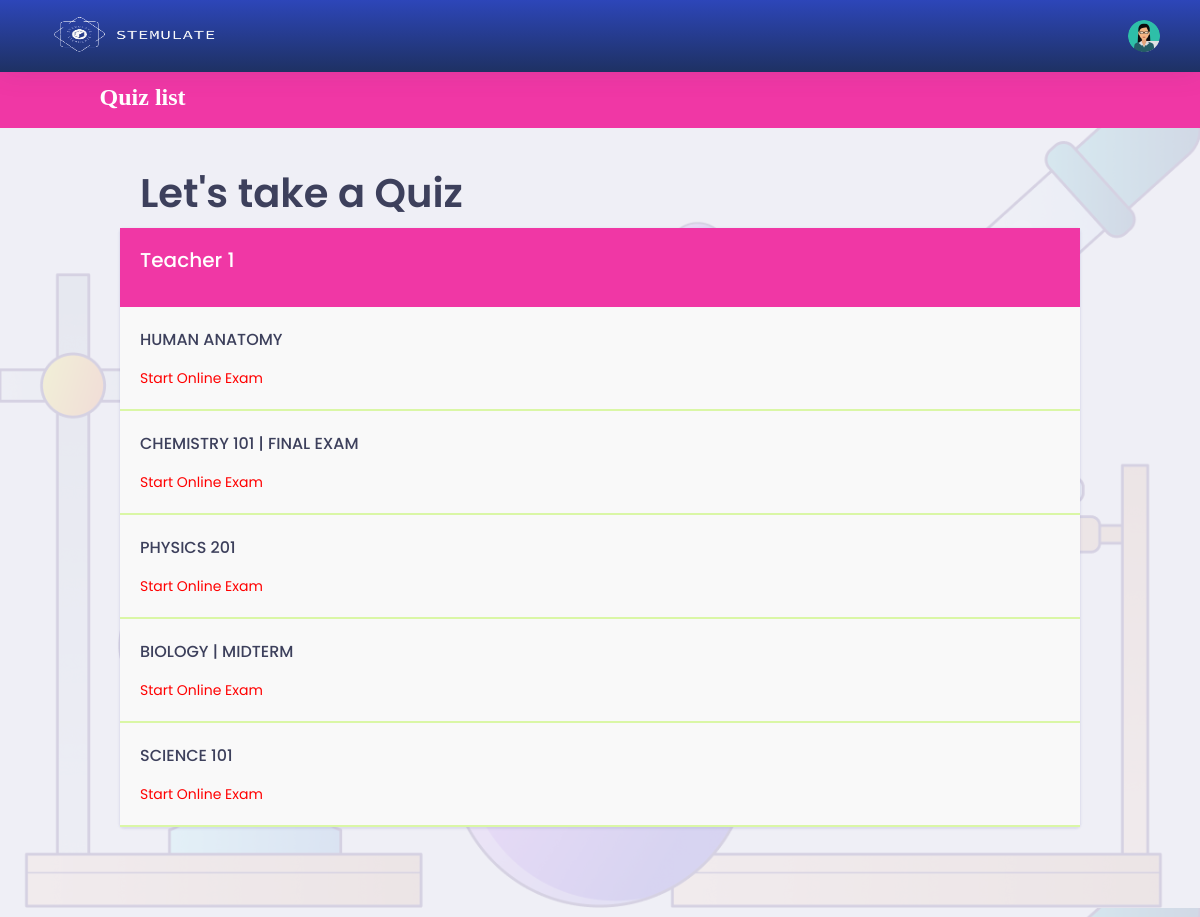
The app's page /student/quiz-list.php (signed in) with its own data.
### tables this page shows
CREATE TABLE `student` (
  `id` int(11) NOT NULL,
  `studentid` varchar(255) NOT NULL,
  `name` varchar(255) NOT NULL,
  `dept` varchar(255) NOT NULL,
  `phoneno` varchar(100) NOT NULL,
  `email` varchar(255) NOT NULL,
  `pass` varchar(255) NOT NULL,
  `address` varchar(255) NOT NULL,
  `status` int(11) NOT NULL,
  `designation` int(11) NOT NULL,
  `image` blob DEFAULT NULL,
  `conPerson` varchar(255) DEFAULT NULL,
  `conNumber` varchar(255) DEFAULT NULL,
  `conAddress` varchar(255) DEFAULT NULL
);

CREATE TABLE `exam` (
  `id` int(11) NOT NULL,
  `semester_id` int(11) NOT NULL,
  `subject_id` int(11) NOT NULL,
  `name` varchar(255) NOT NULL,
  `status` int(11) NOT NULL,
  `admin_id` int(11) NOT NULL,
  `duration` int(11) DEFAULT NULL,
  `question_mark` int(11) DEFAULT NULL,
  `total_mark` int(11) DEFAULT NULL,
  `total_question` int(11) NOT NULL,
  `startDate` date DEFAULT NULL,
  `endDate` date DEFAULT NULL
);

### student/quiz-list.php (the view, shortened to what this page needs)
<?php
    if ($_SESSION['p'] != "") {
?>
<!doctype html>
<html lang="en">
<head>
    <?php include 'head.php'; ?>
</head>
<body>
    <div class="dashboard-main-wrapper">
        <div class="dashboard-header">
            <?php include 'header.php';  ?>
            <?php include 'navigation.php';  ?>
        </div>
        <div class="dashboard-wrapper">
            <div class="dashboard-ecommerce">
                <div class="container-fluid dashboard-content ">
                    <div class="row">
                        <div class="col-xl-12 col-lg-12 col-md-12 col-sm-12 col-12">
                            <div class="page-header">
                                <h2 class="pageheader-title">Let's take a Quiz</h2>
                            </div>
                        </div>
                    </div>
                    <div class="ecommerce-widget">
                        <div class="row">
                            <?php
                                include 'db.php';
                                $query = mysqli_query($link, "SELECT
                                a.id as stId,
                                a.studentId,
                                a.name,
                                b.id as trId,
                                b.name as teacher
                                FROM student AS a INNER JOIN admin AS b ON a.designation = b.id
                                WHERE a.id = '$_SESSION[id]' ");
                                while($data = mysqli_fetch_array($query)) {
                            ?>
                            <div class="col-xl-12 col-lg-12 col-md-12 col-sm-12 col-12">
                                <div class="card">
                                    <div class="card-body" style="background: var(--fuchsia, #F037A5);">
                                        <h3 style="color:white"><?php echo $data['teacher']; ?></h3>
                                    </div>
                                    <?php
                                        $currentDate = date('Y-m-d');
                                        $query2 = mysqli_query($link, "select * from exam where admin_id = '$data[trId]' AND '$currentDate' BETWEEN startDate AND endDate ");
                                        while($data2 = mysqli_fetch_array($query2)) {
                                    ?>
                                    <div style="text-align:left; padding:20px; border-bottom:2px #DAF7A6 solid; background-color:#F9F9F9;">
                                        <h4><?php echo $data2['name']; ?></h4>
                                        <?php $unique_code = time()."_".$_SESSION['id']."_".rand(111,999); ?>
                                        <a href="start_quiz.php?exam_id=<?php echo $data2['id']; ?>&unique_code=<?php echo $unique_code; ?>" style="color:#ff0000;">Start Online Exam</a>
                                    </div>
                                    <?php } ?>
                                </div>
                            </div>
                            <?php } ?>
                        </div>
                    </div>
                </div>
            </div>
        </div>
    </div>
</body>
</html>
<?php
} else {
    echo "<script>";
    echo "self.location='index.php?msg=<font color=red>Please Login First.</font>';";
    echo "</script>";
}
?>

### student/assets/libs/css/main.css (style rules this page uses)
body { margin: 0; padding: 0; font-family: 'Poppins', sans-serif; background-color: #f1f1f1; color: #333333; }

### records on screen
student: admin.name "Teacher 1"
exam: name "HUMAN ANATOMY"
exam: name "CHEMISTRY 101 | FINAL EXAM"
exam: name "PHYSICS 201"
exam: name "BIOLOGY | MIDTERM"
exam: name "SCIENCE 101"

### other values on screen
$currentpage "Quiz list"
